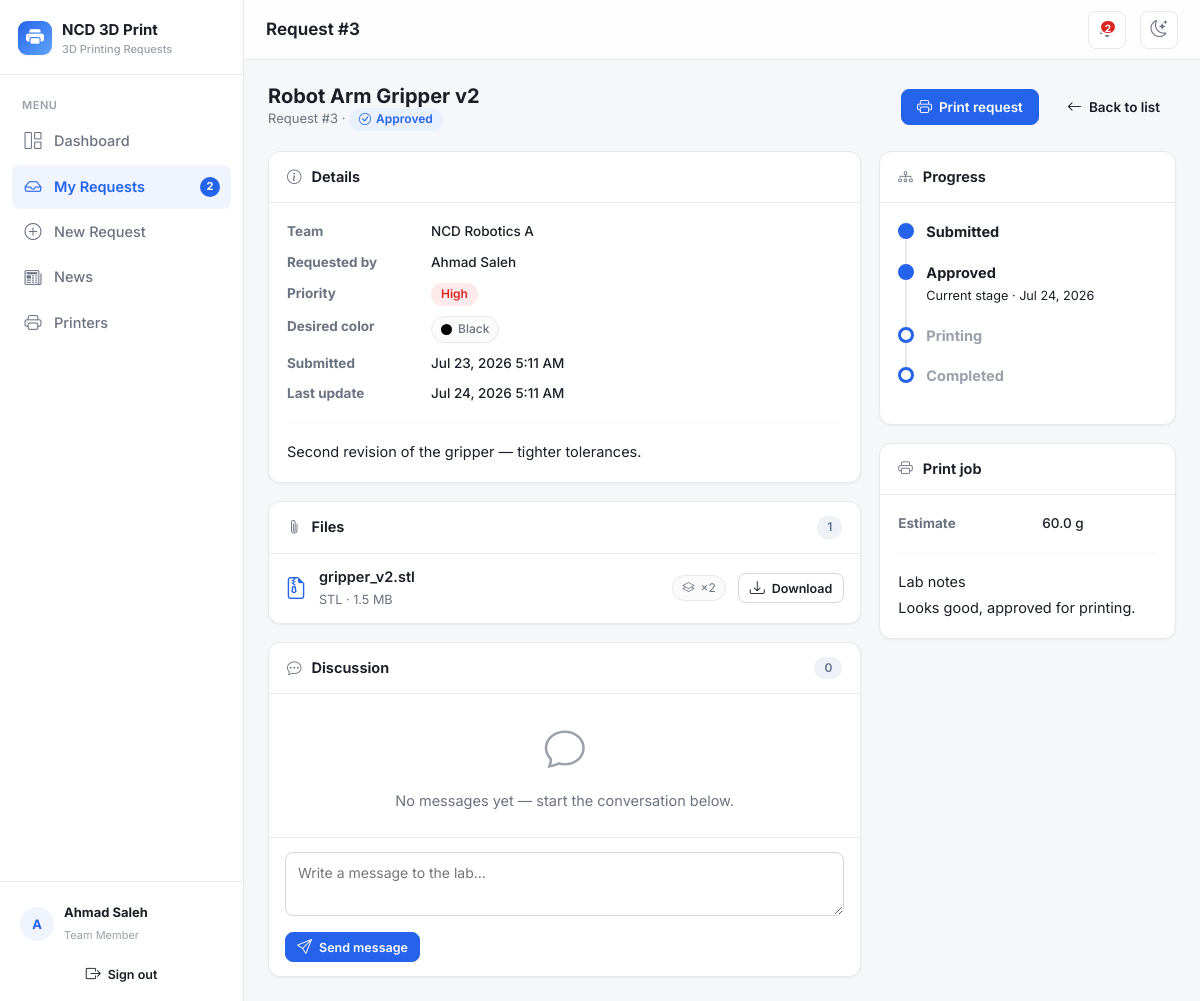
The page /requests/show/3 (signed in) on the database as committed earlier.
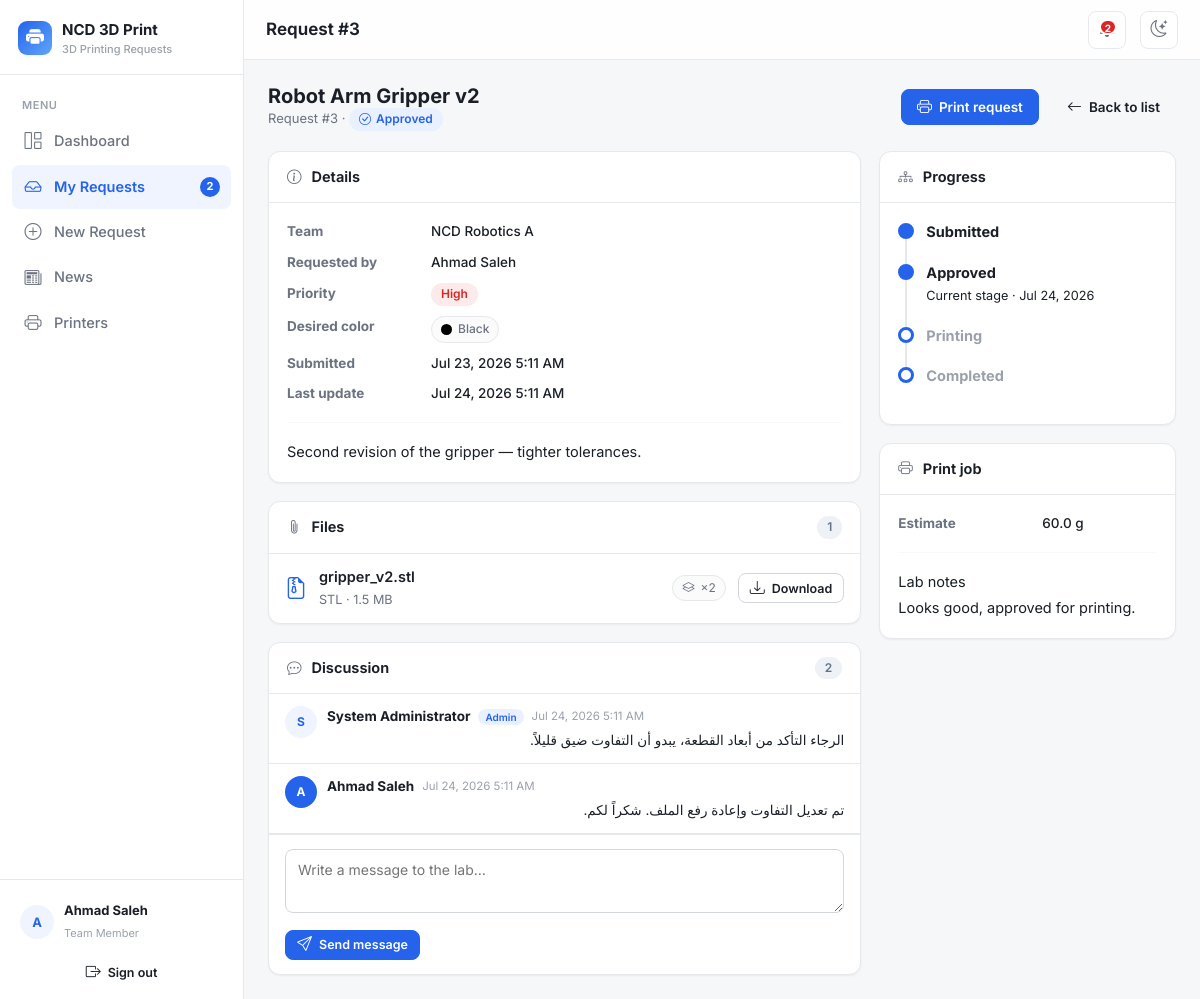
The same page on the database as committed later.
### tables this page shows
CREATE TABLE `requests` (
    `id`               INT UNSIGNED NOT NULL AUTO_INCREMENT,
    `user_id`          INT UNSIGNED DEFAULT NULL,
    `team_id`          INT UNSIGNED DEFAULT NULL,
    `project_name`     VARCHAR(160) NOT NULL,
    `description`      TEXT DEFAULT NULL,
    `priority`         ENUM('Low','Medium','High') NOT NULL DEFAULT 'Medium',
    `color`            VARCHAR(80) DEFAULT NULL,
    `transaction_no`   VARCHAR(100) DEFAULT NULL,
    `status`           ENUM('Submitted','Approved','Printing','Completed','Rejected','Cancelled') NOT NULL DEFAULT 'Submitted',
    `image_path`       VARCHAR(255) DEFAULT NULL,
    `estimated_weight` DECIMAL(8,1) DEFAULT NULL,
    `actual_weight`    DECIMAL(8,1) DEFAULT NULL,
    `admin_notes`      TEXT DEFAULT NULL,
    `printer_id`       INT UNSIGNED DEFAULT NULL,
    `filament_id`      INT UNSIGNED DEFAULT NULL,
    `filament_deducted` TINYINT(1) NOT NULL DEFAULT 0,
    `created_at`       DATETIME NOT NULL DEFAULT CURRENT_TIMESTAMP,
    `updated_at`       DATETIME NOT NULL DEFAULT CURRENT_TIMESTAMP ON UPDATE CURRENT_TIMESTAMP,
    PRIMARY KEY (`id`),
    KEY `idx_req_user`   (`user_id`),
    KEY `idx_req_team`   (`team_id`),
    KEY `idx_req_status` (`status`),
    KEY `idx_req_printer`(`printer_id`),
    KEY `idx_req_fil`    (`filament_id`),
    CONSTRAINT `fk_req_user`    FOREIGN KEY (`user_id`)    REFERENCES `users`(`id`)    ON DELETE SET NULL,
    CONSTRAINT `fk_req_team`    FOREIGN KEY (`team_id`)    REFERENCES `teams`(`id`)    ON DELETE SET NULL,
    CONSTRAINT `fk_req_printer` FOREIGN KEY (`printer_id`) REFERENCES `printers`(`id`) ON DELETE SET NULL,
    CONSTRAINT `fk_req_fil`     FOREIGN KEY (`filament_id`)REFERENCES `filament`(`id`) ON DELETE SET NULL
);

CREATE TABLE `teams` (
    `id`          INT UNSIGNED NOT NULL AUTO_INCREMENT,
    `name`        VARCHAR(120) NOT NULL,
    `competition` VARCHAR(160) DEFAULT NULL,
    `supervisor`  VARCHAR(120) DEFAULT NULL,
    `created_at`  DATETIME NOT NULL DEFAULT CURRENT_TIMESTAMP,
    PRIMARY KEY (`id`)
);

CREATE TABLE `users` (
    `id`         INT UNSIGNED NOT NULL AUTO_INCREMENT,
    `name`       VARCHAR(120) NOT NULL,
    `email`      VARCHAR(160) NOT NULL,
    `phone`      VARCHAR(30)  DEFAULT NULL,    
    `password`   VARCHAR(255) NOT NULL,
    `role`       ENUM('admin','member') NOT NULL DEFAULT 'member',
    `team_id`    INT UNSIGNED DEFAULT NULL,
    `is_active`  TINYINT(1) NOT NULL DEFAULT 1,
    `created_at` DATETIME NOT NULL DEFAULT CURRENT_TIMESTAMP,
    PRIMARY KEY (`id`),
    UNIQUE KEY `uq_users_email` (`email`),
    KEY `idx_users_team` (`team_id`),
    CONSTRAINT `fk_users_team` FOREIGN KEY (`team_id`) REFERENCES `teams`(`id`) ON DELETE SET NULL
);

CREATE TABLE `request_files` (
    `id`         INT UNSIGNED NOT NULL AUTO_INCREMENT,
    `request_id` INT UNSIGNED NOT NULL,
    `file_name`  VARCHAR(255) NOT NULL,
    `file_path`  VARCHAR(255) NOT NULL,
    `file_size`  INT UNSIGNED NOT NULL DEFAULT 0,
    `file_type`  VARCHAR(20)  DEFAULT NULL,
    `quantity`   INT UNSIGNED NOT NULL DEFAULT 1,    
    `created_at` DATETIME NOT NULL DEFAULT CURRENT_TIMESTAMP,
    PRIMARY KEY (`id`),
    KEY `idx_rf_request` (`request_id`),
    CONSTRAINT `fk_rf_request` FOREIGN KEY (`request_id`) REFERENCES `requests`(`id`) ON DELETE CASCADE
);

CREATE TABLE `request_comments` (
    `id`         INT UNSIGNED NOT NULL AUTO_INCREMENT,
    `request_id` INT UNSIGNED NOT NULL,
    `user_id`    INT UNSIGNED DEFAULT NULL,
    `body`       TEXT NOT NULL,
    `created_at` DATETIME NOT NULL DEFAULT CURRENT_TIMESTAMP,
    PRIMARY KEY (`id`),
    KEY `idx_rc_request` (`request_id`),
    KEY `idx_rc_user` (`user_id`),
    CONSTRAINT `fk_rc_request` FOREIGN KEY (`request_id`) REFERENCES `requests`(`id`) ON DELETE CASCADE,
    CONSTRAINT `fk_rc_user`    FOREIGN KEY (`user_id`)    REFERENCES `users`(`id`)    ON DELETE SET NULL
);

### views/requests/show.php (the view, shortened to what the rows shown need)
<?php
$st = $request['status'];
$flow = ['Submitted', 'Approved', 'Printing', 'Completed'];
$currentIndex = array_search($st, $flow, true);
$isTerminalBad = in_array($st, ['Rejected', 'Cancelled'], true);
?>
<div class="page-head">
    <div>
        <h2><?= e($request['project_name']) ?></h2>
        <div class="sub">
            Request #<?= $request['id'] ?> ·
            <span class="badge2 <?= status_class($st) ?>"><i class="bi bi-<?= status_icon($st) ?>"></i> <?= e($st) ?></span>
        </div>
    </div>
</div>
<div class="grid-main">
    <div style="display:flex; flex-direction:column; gap:18px;">
        <div class="card2">
            <div class="card2-body">
                <dl class="kv">
                    <dt>Team</dt><dd><?= e($request['team_name'] ?? '—') ?></dd>
                    <dt>Requested by</dt><dd><?= e($request['requester_name'] ?? '—') ?></dd>
                    <dt>Priority</dt><dd><span class="badge2 <?= priority_class($request['priority']) ?>"><?= e($request['priority']) ?></span></dd>
                    <dt>Desired color</dt>
                    <dd>
                        <?php if (!empty($request['color'])): ?>
                            <span class="pill"><span class="color-dot" style="background: <?= e(strtolower($request['color'])) ?>;"></span> <?= e($request['color']) ?></span>
                        <?php else: ?>—<?php endif; ?>
                    </dd>
                    <dt>Submitted</dt><dd><?= fmt_datetime($request['created_at']) ?></dd>
                    <dt>Last update</dt><dd><?= fmt_datetime($request['updated_at']) ?></dd>
                </dl>
                <?php if (!empty($request['description'])): ?>
                    <hr class="divider">
                    <div style="white-space:pre-wrap; color:var(--text);"><?= e($request['description']) ?></div>
                <?php endif; ?>
            </div>
        </div>
        <div class="card2">
            <div class="card2-body tight">
                <?php if (!$files): ?>
                    <div class="empty"><i class="bi bi-file-earmark"></i>No files were attached.</div>
                <?php else: foreach ($files as $f): ?>
                    <div class="list-row">
                        <i class="bi bi-file-earmark-zip" style="font-size:22px; color:var(--accent);"></i>
                        <div class="grow">
                            <strong><?= e($f['file_name']) ?></strong>
                            <small><?= strtoupper(e($f['file_type'])) ?> · <?= human_size((int) $f['file_size']) ?></small>
                        </div>
                        <span class="pill" title="Prints required">
                            <i class="bi bi-layers"></i> ×<?= (int) ($f['quantity'] ?? 1) ?>
                        </span>
                        <a class="btn2 sm" href="<?= url('requests/download/' . $f['id']) ?>"><i class="bi bi-download"></i> Download</a>
                    </div>
                <?php endforeach; endif; ?>
            </div>
        </div>
        <div class="card2" id="comments">
            <div class="card2-body tight">
                <?php if (!$comments): ?>
                    <div class="empty" style="padding:24px;"><i class="bi bi-chat"></i>No messages yet — start the conversation below.</div>
                <?php else: foreach ($comments as $c):
                    $mine = (int) ($c['user_id'] ?? 0) === Auth::id();
                    $adminAuthor = ($c['author_role'] ?? '') === 'admin'; ?>
                    <div class="comment <?= $mine ? 'mine' : '' ?>">
                        <span class="avatar" style="width:32px; height:32px; font-size:12px;">
                            <?= e(strtoupper(mb_substr($c['author_name'] ?? '?', 0, 1))) ?>
                        </span>
                        <div class="comment-body">
                            <div class="comment-meta">
                                <strong><?= e($c['author_name'] ?? 'Unknown') ?></strong>
                                <?php if ($adminAuthor): ?>
                                    <span class="badge2 status-approved" style="padding:1px 7px; font-size:10px;">Admin</span>
                                <?php endif; ?>
                                <span class="comment-time"><?= fmt_datetime($c['created_at']) ?></span>
                            </div>
                            <div class="comment-text" dir="auto"><?= nl2br(e($c['body'])) ?></div>
                        </div>
                    </div>
                <?php endforeach; endif; ?>
            </div>
        </div>
    </div>
    <div style="display:flex; flex-direction:column; gap:18px;">
        <div class="card2">
            <div class="card2-body">
                <?php if ($isTerminalBad): ?>
                    <ul class="timeline">
                        <li><span class="tdot done"></span><strong>Submitted</strong><br><small class="muted"><?= fmt_date($request['created_at']) ?></small></li>
                        <li><span class="tdot done" style="border-color:var(--red); background:var(--red);"></span>
                            <strong><?= e($st) ?></strong><br><small class="muted"><?= fmt_date($request['updated_at']) ?></small></li>
                    </ul>
                <?php else: ?>
                    <ul class="timeline">
                        <?php foreach ($flow as $i => $stage):
                            $done = $currentIndex !== false && $i <= $currentIndex; ?>
                            <li>
                                <span class="tdot <?= $done ? 'done' : '' ?>"></span>
                                <strong style="<?= $done ? '' : 'color:var(--text-faint)' ?>"><?= $stage ?></strong>
                                <?php if ($i === $currentIndex): ?><br><small class="muted">Current stage · <?= fmt_date($request['updated_at']) ?></small><?php endif; ?>
                            </li>
                        <?php endforeach; ?>
                    </ul>
                <?php endif; ?>
            </div>
        </div>
        <?php if (!empty($request['printer_name']) || !empty($request['estimated_weight']) || !empty($request['actual_weight']) || !empty($request['filament_color'])): ?>
        <div class="card2">
            <div class="card2-body">
                <dl class="kv">
                    <?php if ($request['estimated_weight'] !== null): ?><dt>Estimate</dt><dd><?= e((string) $request['estimated_weight']) ?> g</dd><?php endif; ?>
                </dl>
                <?php if (!empty($request['admin_notes'])): ?>
                    <hr class="divider">
                    <div class="hint" style="margin-bottom:4px;">Lab notes</div>
                    <div style="white-space:pre-wrap;"><?= e($request['admin_notes']) ?></div>
                <?php endif; ?>
            </div>
        </div>
        <?php endif; ?>
    </div>
</div>

### views/layouts/main.php (shortened to what the rows shown need)
<?php
$pageTitle = $pageTitle ?? APP_NAME;
$user = Auth::user();
$isAdmin = Auth::isAdmin();
$initials = strtoupper(mb_substr($user['name'] ?? '?', 0, 1));
?>
<!doctype html>
<html lang="en">
<head>
    <link href="https://cdn.jsdelivr.net/npm/bootstrap@5.3.3/dist/css/bootstrap.min.css" rel="stylesheet">
    <link href="https://cdn.jsdelivr.net/npm/bootstrap-icons@1.11.3/font/bootstrap-icons.min.css" rel="stylesheet">
    <link href="<?= asset('css/style.css') ?>" rel="stylesheet">
</head>
<body>
<div class="app-shell">
    <aside class="sidebar" id="sidebar">
        <div class="sidebar-foot">
            <div class="user-chip">
                <span class="avatar"><?= e($initials) ?></span>
                <div class="meta">
                    <strong><?= e($user['name'] ?? '') ?></strong>
                    <span><?= $isAdmin ? 'Administrator' : 'Team Member' ?></span>
                </div>
            </div>
        </div>
    </aside>
    <div class="main">
        <header class="topbar">
            <h1><?= e($pageTitle) ?></h1>
        </header>
        <main class="content">
            <?= $content ?>
        </main>
    </div>
</div>
</body>
</html>

Rows that differ between the two databases and show on the page:
now on this page (row edited): users: name "A", name "Ahmad Saleh"
added request_comments: user.name "S", user.name "System Administrator", created_at "Jul 24, 2026 5:11 AM", body "الرجاء التأكد من أبعاد القطعة، يبدو أن التفاوت ضيق قليلاً."
added request_comments: user.name "A", user.name "Ahmad Saleh", created_at "Jul 24, 2026 5:11 AM", body "تم تعديل التفاوت وإعادة رفع الملف. شكراً لكم."
Other text that changed with them:
count($comments): "0" → "2"
$initials: "A" → (not shown)
$user['name']: "Ahmad Saleh" → (not shown)
text no longer shown: "No messages yet — start the conversation below."
